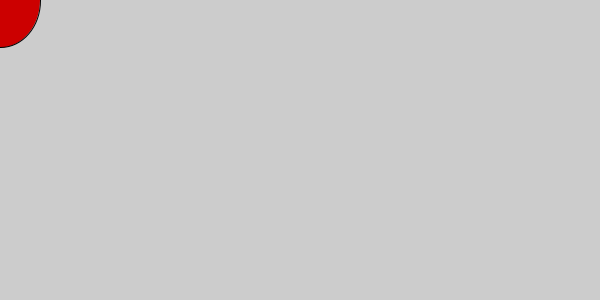
Frame 1 (no input)
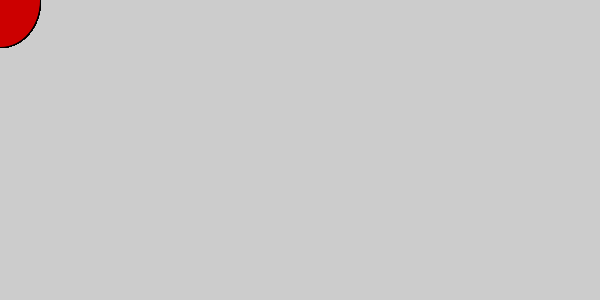
Frame 60 (the mouse pressed at the canvas centre just before this capture)
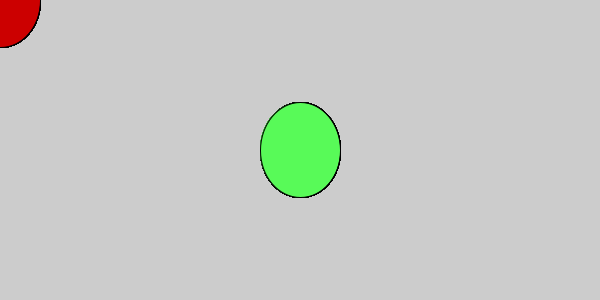
Frame 120 (the mouse held since frame 60 and released just before this capture)

The Processing sketch that drew these frames (run headless with seeded random() and noise(); from frame 60 on, the mouse is pressed at the canvas centre):

// Processing sketch: processing_127841
// ── processing_127841.pde

void setup() { 

  size(600, 300);

smooth();  

}  
void draw() {  

  if (mousePressed) {  

    fill(#58FA58);  
} else {  
  
  fill(#CC0000);   
}

ellipse(mouseX, mouseY, 80, 95);  

}
